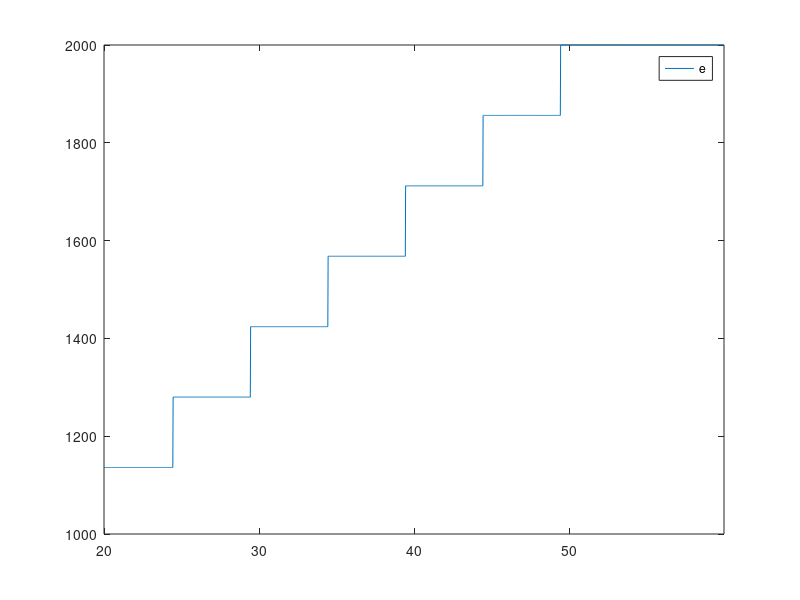

Recreate this plot in MATLAB. (Note: this script raises an error after producing the figure.)
%% Gradual step input
clear
close all
clc


% 6 gradual step input starting from the lower minimum input to the maximum
% on ch3 and ch4

CH3=importdata('CH3_STEP.txt');

CH4=importdata('CH4_STEP.txt');

%% Plots 

% CHOOSE channel(s) to plot:

ch_to_plot = [12];

% ch 1: time elapsed [ms]
% ch 2: realtime [bool]
% ch 3: IMU-GYRO p [deg/s]
% ch 4: IMU-GYRO q [deg/s]
% ch 5: IMU-GYRO r [deg/s]
% ch 6: IMU-ACC x [g]
% ch 7: IMU-ACC y [g]
% ch 8: IMU-ACC z [g]
% ch 9: IMU-TMP T [°C]
% ch 10: PWM ch 1 [us]
% ch 11: PWM ch 2 [us]
% ch 12: PWM ch 3 [us]
% ch 13: PWM ch 4 [us]
% ch 14: safe mode [bool]

datasss = CH3; % INSERT the proper channel (3 or 4)
fprintf('Cut of the first %d seconds of the signal \n',datasss(27,1)*1e-3)
data=datasss(28:end,:); % Cut for the first part of the signal


t=data(:,1)*1e-3; % [s]
figure(1)
for i=1:size (ch_to_plot,2)
    plot(t,data(:,ch_to_plot(i)))
    hold on
end
xlim([t(1);t(end)])

legen=["Time ellapsed","Real time","Angular velocity x axis [deg/s]","Angular velocity y axis [deg/s]","Angular velocity z axis [deg/s]",...
    "Acceleration x axis [g]","Acceleration y axis [g]","Acceleration z axis [g]","Temperature [°C]",...
    "PWM ch 1 [us]","PWM ch 2 [us]","PWM ch 3 [us]", "PWM ch 4 [us]","Safe mode"];
legend(legen(ch_to_plot))

%% Alpha evaluation with complementary filter (a=0.94)
alphaacc=rad2deg(atan2(data(:,6),data(:,8)));

%% Filter
a=0.95; 
alpha=LinCompFunc(alphaacc, t, a, data);
figure(2)
% plot(t,alpha,t,alphaacc);
plot(t,alpha);
xlim([t(1);t(end)])
title('Angle alpha')
xlabel('Time [s]')
ylabel('Alpha [deg]')

%% Force evaluation

k=0.126; % [N/mm] Look to 'k_spring.m' script % Try k=0.1235 (removing P1) or k=0.1538 (All values)
lx=226.5; % [mm] 
ly=105.1; 
F_thrust=2*lx*k*sin(alpha*pi/180);

figure(3)
plot(t,alpha,'b',t,F_thrust,'r');
legend('Alpha','Thrust Force')
xlim([t(1);t(end)])

%% Find the plateau 

N=size(data(:,12),1);
index=0; % Says where the plateau limits are
a=01;
for i=1:N-1
    if abs(data(i,12)-data(i+1,12))>=0.1
        index(a)=i;
        a=a+1;
    end
end
index=[1,index];
N=size(index,2);
% Average value of the plateau:
for i=1:N-1
    F_av=0;
    pwm_plateau(i)=data(index(i)+1,12);
    for j=index(i):index(i+1)
        F_av=F_thrust(j)+F_av;
    end
    F_plateau(i)=F_av/(index(i+1)-index(i)); % [N]
end

figure(4)
POLY=polyfit(pwm_plateau,F_plateau,2);
xdis=linspace(pwm_plateau(1),pwm_plateau(end));
PODIS=polyval(POLY,xdis);
plot(xdis,PODIS)
title('Thrust force-PWM law')
xlabel('PWM [micros]')
ylabel('Thrust Force [N]')


